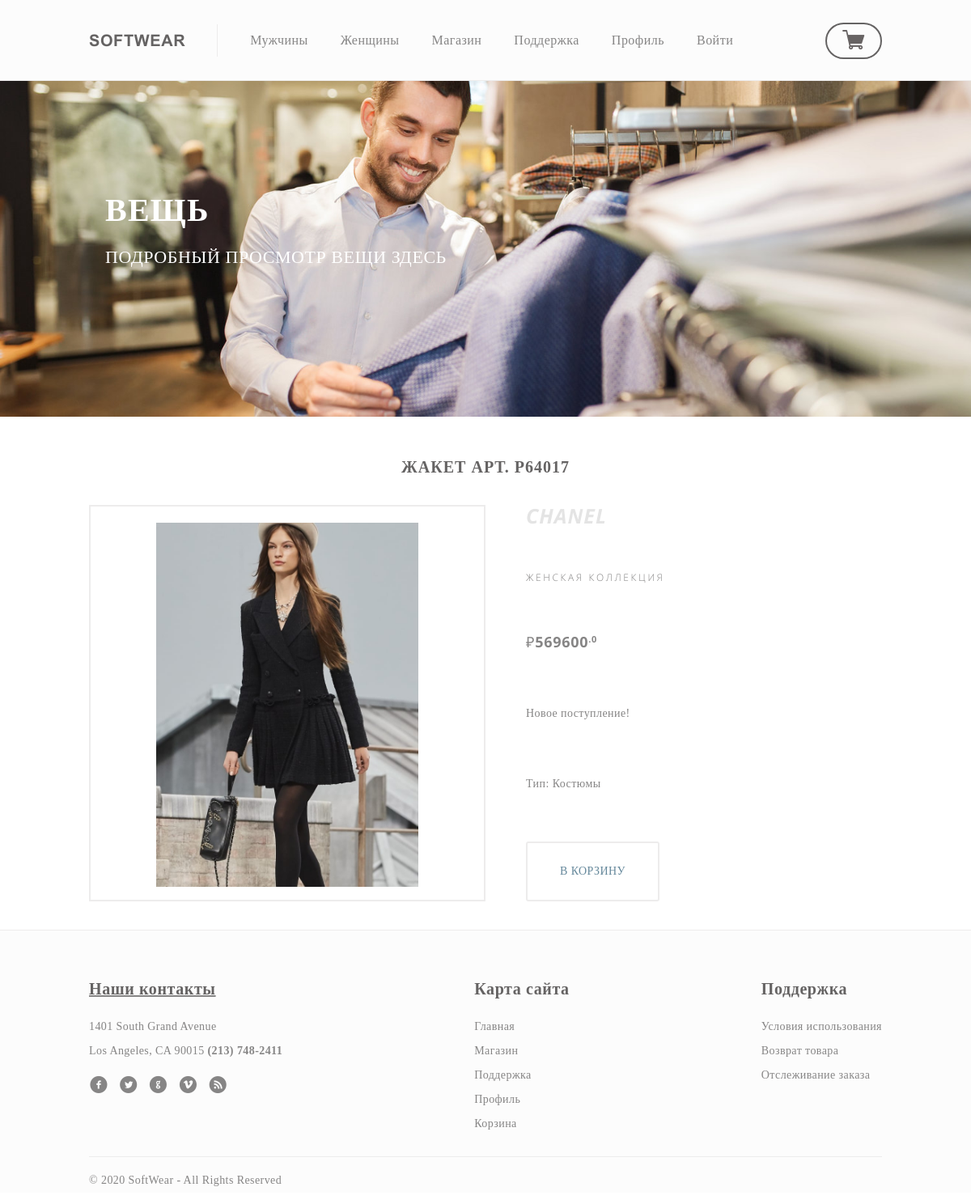
The page /main/item/?id=2 on the database its author committed.
### main/models.py (models this page shows)
class Item(models.Model):
    name = models.CharField("Название", max_length=300)
    brand = models.ForeignKey(Brand, on_delete=models.PROTECT, related_name="item", null=True)
    clothes_type = models.ManyToManyField(ClothesType, related_name="item")
    new = models.BooleanField("Новое", default=False)
    sex = models.CharField("Пол", max_length=10, default="Man", choices=[("Man", "Man"), ("Woman", "Woman")])
    cost_int = models.IntegerField("Цена, руб.")
    cost_fractional = models.IntegerField("Цена, коп.", default=0)
    sale = models.IntegerField("Скидка", default=0)
    photo = models.ImageField('Фото', upload_to='main/item/photo')
    class Meta:
        ordering = ['-new', 'name']
        verbose_name = "Вещь"
        verbose_name_plural = "Вещи"
    def __str__(self):
        return self.name

class Brand(models.Model):
    name = models.CharField("Название", max_length=30)
    sex = models.CharField("Пол", max_length=10, default="Universal",
                           choices=[("Universal", "Universal"), ("Man", "Man"), ("Woman", "Woman")])
    class Meta:
        ordering = ['name']
        verbose_name = "Бренд"
        verbose_name_plural = "Бренды"
    def __str__(self):
        return self.name

class ClothesType(models.Model):
    name = models.CharField("Название", max_length=30)
    sex = models.CharField("Пол", max_length=10, default="Universal",
                           choices=[("Universal", "Universal"), ("Man", "Man"), ("Woman", "Woman")])
    class Meta:
        ordering = ['name']
        verbose_name = "Тип одежды"
        verbose_name_plural = "Типы одежды"
    def __str__(self):
        return self.name

### main/views.py (the view)
# urls.py: path('item/', main_views.item, name='item'),
def item(request):
    men_clothes_types = ClothesType.objects.filter(sex__in=["Man", "Universal"])
    men_brands = Brand.objects.filter(sex__in=["Man", "Universal"])
    women_clothes_types = ClothesType.objects.filter(sex__in=["Woman", "Universal"])
    women_brands = Brand.objects.filter(sex__in=["Woman", "Universal"])
    curr_item = None
    if request.method == "GET":
        if "id" in request.GET:
            curr_item = Item.objects.get(id=request.GET.get("id"))
    return render(request, 'main/item.html', {
        "men_clothes_types": men_clothes_types,
        "men_brands": men_brands,
        "women_clothes_types": women_clothes_types,
        "women_brands": women_brands,
        "curr_item": curr_item
    })

### templates/main/item.html (shortened to what this page needs)
{% extends "main/base.html" %}
{% load static %}
{% load calc_sale_filter %}
{% block body_class %}item{% endblock %}
{% block main_block %}
    <div class="billboard">
        <div class="billboard-wrapper">
            <h1>Вещь</h1>
            <p class="h1-annotation">Подробный просмотр вещи здесь</p>
        </div>
    </div>
    <main>
        {% if curr_item %}
            <h2>{{ curr_item }}</h2>
            <div class="curr-item__content-wrapper">
                <div class="curr-item__img-wrapper">
                    <img class="curr-item__img" src="{{ curr_item.photo.url }}" alt="{{ curr_item }}">
                </div>
                <div class="curr-item__info-wrapper">
                    <span class="curr-item__brand">{{ curr_item.brand }}</span>
                    <span class="curr-item__sex">{% if curr_item.sex == "Man" %}Мужская коллекция{% else %}Женская коллекция{% endif %}</span>
                    <div>
                        <span class="curr-item__cost">₽{% if curr_item.sale > 0 %}{{ curr_item.cost_int|calc_sale:curr_item.sale }}{% else %}{{  curr_item.cost_int }}{% endif %}<sup>.{{ curr_item.cost_fractional }}</sup></span>
                    </div>
                    {% if curr_item.new == True %}<span class="curr-item__new">Новое поступление!</span>{% endif %}
                    <span class="curr-item__type">Тип: {% for t in curr_item.clothes_type.all %}{{ t }} {% endfor %}</span>
                    <a class="button" href="{% url 'cart' %}?id={{ curr_item.id }}">В корзину</a>
                </div>
            </div>
        {% else %}
            <p>Неправильная ссылка. <a href="{% url 'shop' %}">Вернуться в магазин</a></p>
        {% endif %}
    </main>
{% endblock %}

### static/css/style.css (style rules this page uses)
* { -webkit-box-sizing: border-box; -moz-box-sizing: border-box; box-sizing: border-box; }
body { font-family: 'LatoRegular', serif; font-size: 14px; line-height: 30px; color: #868585; letter-spacing: 0.030em; text-align: left; background-color: #ffffff; }
img { max-width: 100%; height: auto; }
h1 { font-family: 'MyriadProRegular', serif; font-size: 40px; line-height: 48px; letter-spacing: 0.030em; color: #ffffff; text-transform: uppercase; }
.h1-annotation { font-family: 'MyriadProRegular', serif; font-size: 22px; line-height: 24px; letter-spacing: 0.0245em; color: #ffffff; text-transform: uppercase; }
h2, .h2 { font-family: 'LatoBold', serif; font-size: 20px; line-height: 24px; letter-spacing: 0.050em; color: #656363; text-transform: uppercase; }
.button { color: #65889b; background-color: #ffffff; text-transform: uppercase; text-decoration: none; border-style: solid; border-color: #edecec; border-width: 2px; border-radius: 3px; padding: 20px 40px; text-align: center; }
.billboard { width: 100%; height: 415px; background-color: #edecec; background-image: url("../img/billboard.jpg"); background-position: center top; background-repeat: no-repeat; background-size: 1200px; display: flex; flex-direction: row; align-items: center; }
.item .billboard { background-image: url("../img/billboard-item.jpg"); background-position: center -200px; }
.billboard-wrapper { width: 980px; margin: 0 auto; padding: 20px; }
.billboard-wrapper h1 { padding: 0; margin: 0; }
.billboard-wrapper .h1-annotation { margin-bottom: 50px; }
main { width: 980px; margin: 0 auto; }
.item main { margin-bottom: 35px; }
.item h2 { text-align: center; margin-top: 50px; margin-bottom: 35px; }
.curr-item__content-wrapper { display: flex; flex-direction: row; justify-content: space-between; }
.curr-item__img-wrapper { text-align: center; width: calc(980px / 2); height: calc(980px / 2); border: 2px solid #edecec; padding: 20px; }
.curr-item__img { max-width: calc(980px / 2 - 40px); max-height: calc(980px / 2 - 40px); }
.curr-item__info-wrapper { padding-left: 50px; width: calc(980px / 2); height: calc(980px / 2); display: flex; flex-direction: column; align-items: flex-start; justify-content: space-between; }
.curr-item__brand { font-family: 'OpenSansBoldItalic', serif; font-size: 25px; line-height: 27px; letter-spacing: 0.040em; text-transform: uppercase; color: #e4e4e4; }
.curr-item__sex { font-family: 'OpenSansLight', serif; font-size: 12px; line-height: 14px; letter-spacing: 0.220em; text-transform: uppercase; }
.curr-item__cost { font-family: 'OpenSansBold', serif; font-size: 18px; line-height: 30px; letter-spacing: 0.040em; }
.curr-item__cost sup { font-size: 11px; line-height: 13px; }

### rows shown on the page
Item: name "ЖАКЕТ АРТ. P64017", photo (picture), brand "CHANEL", cost_int "569600", cost_fractional "0"
ClothesType: name "Костюмы"
